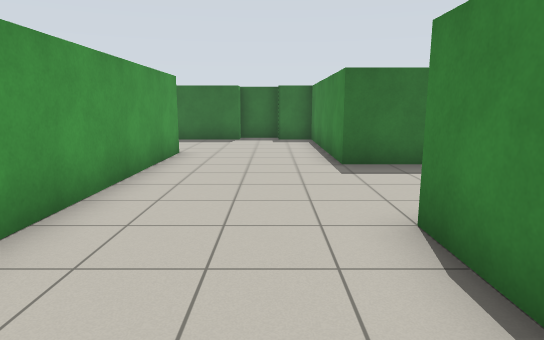
[1] (above)

19 first-person views from a walk through a Gazebo world. The camera is 1.2 m above the floor, tilts 10° down and sees 75° across. The floor is counted in squares, 1 m on a side. Each view is taken from the middle of a square. On the plan, view 1 faces up. The plan holds only what a view shows up to about 14 squares ahead; the rest is blank. The place goes on beyond the plan.

[2]
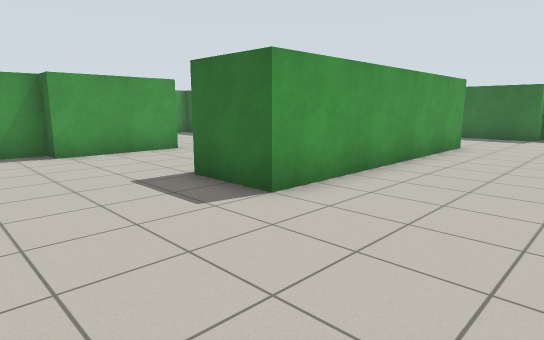

[3]
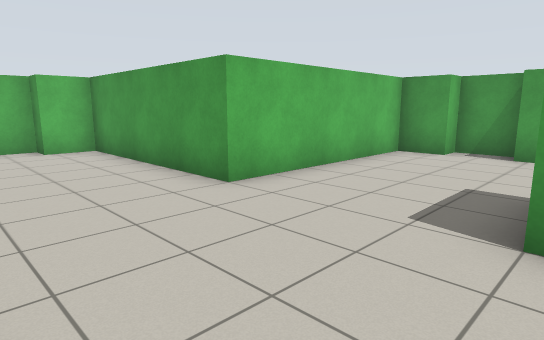

[4]
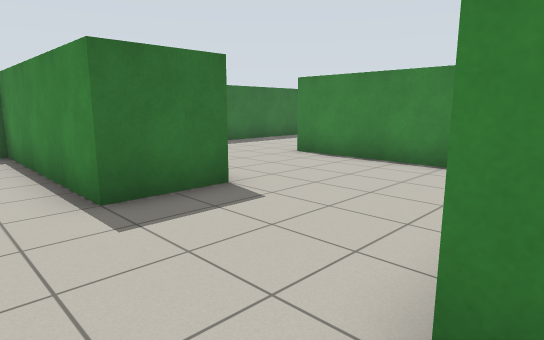

[5]
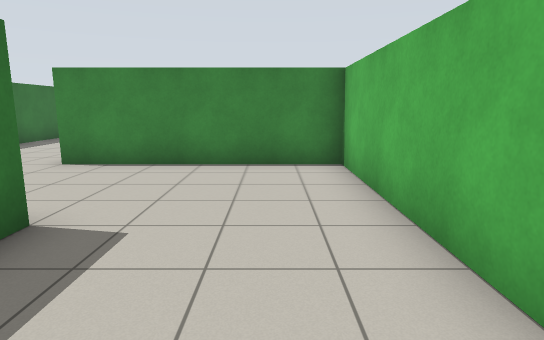

[6]
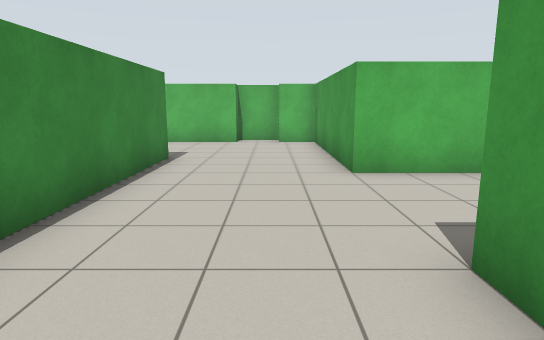

[7]
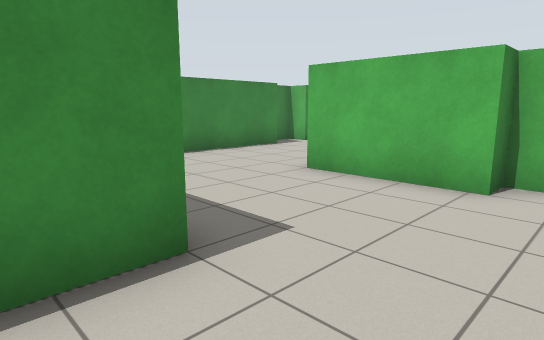

[8]
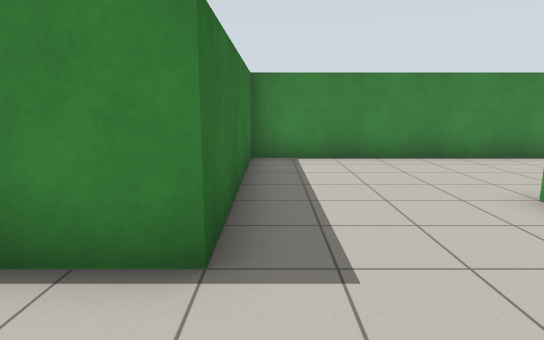

[9]
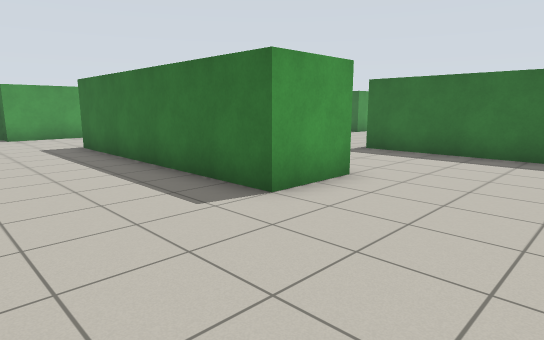

[10]
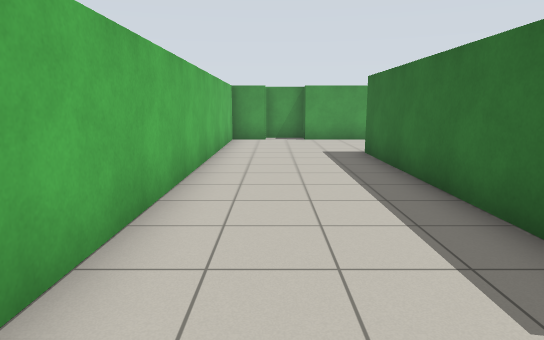

[11]
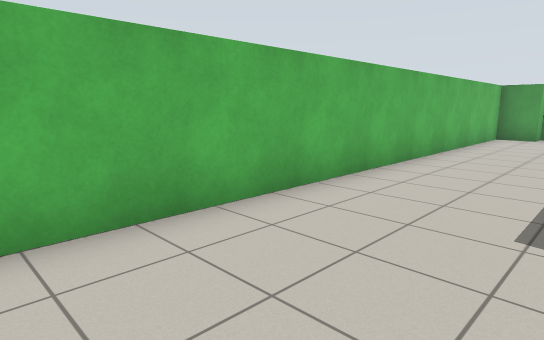

[12]
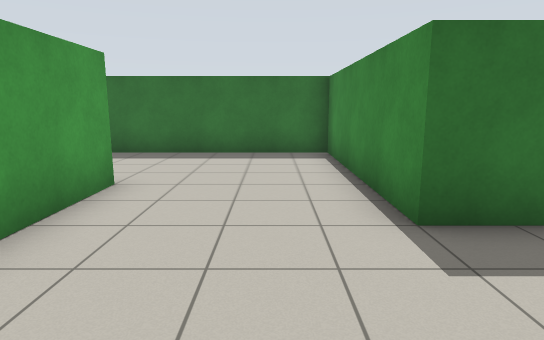

[13]
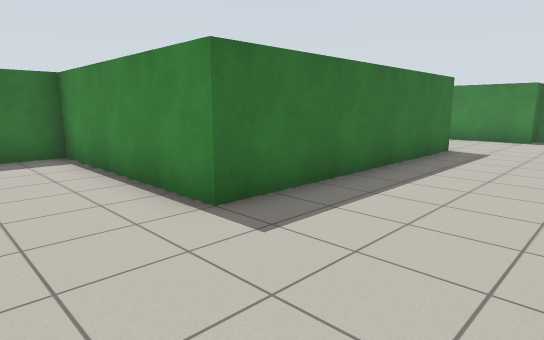

[14]
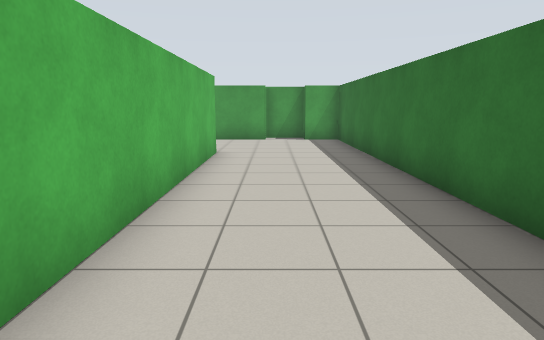

[15]
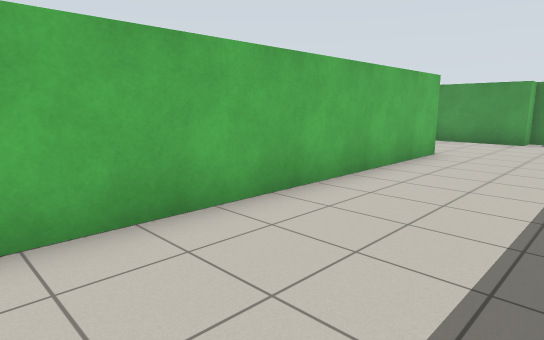

[16]
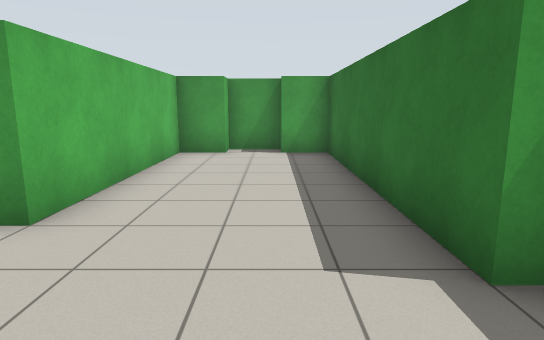

[17]
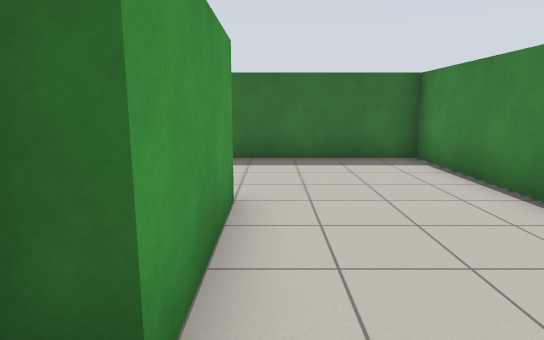

[18]
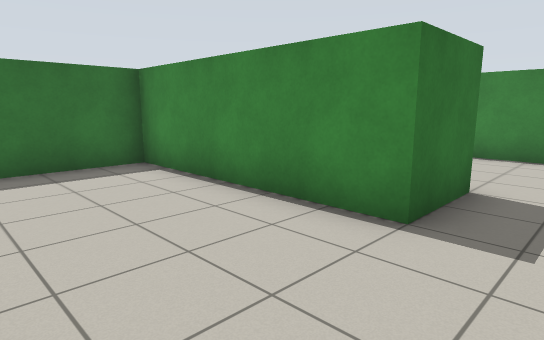

[19]
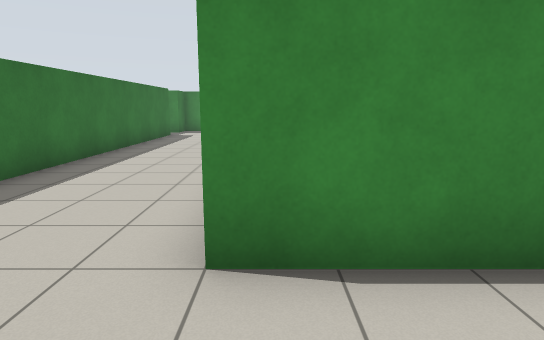

### Floor plan
Points are (right, up) in squares from view 1. A wall is a line through its corners. A room is listed if a view was taken in it or the views show most of it. See-through windows are left out.
Room 1 (views 1, 2, 3, 4, 5, 6, 7, 8, 9, 10, 11, 12, 13, 14, 15, 16, 17, 18, 19)
walls: (1.8, 3.5) (7.5, 3.5) (7.5, 9.5) (16.6, 9.5); (3.6, 7.5) (1.5, 7.5) (1.5, 13.5) (0.2, 13.5); (-8.5, -1.2) (-8.5, -2.5) (-2.5, -2.5) (-2.5, -8.5) (-1.2, -8.5) (-1.2, -9.2) (0.2, -9.2) (0.2, -8.5) (3.5, -8.5) (3.5, -10.5) (-4.5, -10.5) (-4.5, -4.5) (-9.5, -4.5); (-8.5, 3.6) (-8.5, 0.2); (-9.2, 0.2) (-9.2, -1.2); (3.5, 10.8) (3.5, 8); (2.7, 12.3) (2.7, 10.8); (-1.2, 13.5) (-8.5, 13.5) (-8.5, 12.3); (-8.5, -8.5) (-8.5, -11.8); (-8.5, 10.8) (-8.5, 9.5) (-2.5, 9.5) (-2.5, 1.5) (-4.5, 1.5) (-4.5, 7.5) (-9, 7.5); (0.4, 14.2) (-1.2, 14.2); (-9.2, 12.3) (-9.2, 10.8); (-9.2, -11.8) (-9.2, -13.3); (7.4, -13.3) (8.2, -13.3) (8.2, -11.8) (7.5, -11.8) (7.5, -4.5) (1.5, -4.5) (1.5, 3.5); (-8.5, -13.3) (-8.5, -14.5) (6.6, -14.5); (17.5, 13.5) (3.5, 13.5) (3.5, 12.3)

Positions as (right, up) in squares from view 1, and headings:
1: (0, 0), facing up
2: (1, -2), facing up-left
3: (1, 2), facing down-left
4: (0, 3), facing up-right
5: (0, 5), facing right
6: (-1, 4), facing down
7: (-1, -3), facing down-right
8: (-1, -5), facing right
9: (7, -14), facing up-left
10: (5, -13), facing left
11: (7, -11), facing down-left
12: (-6, -14), facing up
13: (-7, -14), facing up-right
14: (17, 11), facing left
15: (17, 13), facing down-left
16: (1, 12), facing left
17: (-8, -1), facing up
18: (-8, 0), facing up-right
19: (5, 9), facing right
